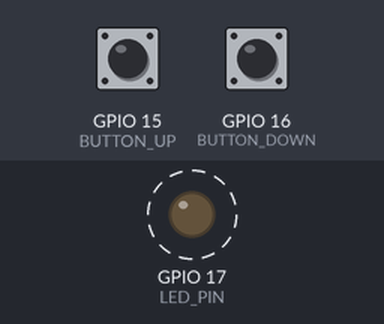
Simulated run of this program. Board: ESP32-S3. On the bench: output pins drawn as LEDs (lit = HIGH). Dashed ring = blinking. The inputs (shaded band) are chosen by the test bench; at power-on: GPIO 15 (BUTTON_UP) HIGH, GPIO 16 (BUTTON_DOWN) HIGH.

Above: at 0.2 s.
Timing chart, 0 to 3.0 s (numbered marks = the images above):
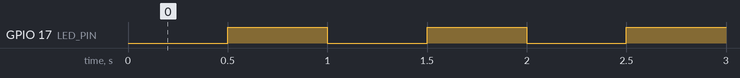

Measured:
- by itself, GPIO 17 (LED_PIN): alternates HIGH for 0.50 s and LOW for 0.50 s

The program:

main.cpp
```cpp
#include <Arduino.h>

#define LED_PIN     17   // Pin del LED
#define BUTTON_UP   15  // Botón para aumentar la velocidad
#define BUTTON_DOWN 16  // Botón para disminuir la velocidad

volatile int blinkInterval = 500; // Intervalo de parpadeo en ms
volatile bool ledState = false;
volatile unsigned long lastPressUp = 0;
volatile unsigned long lastPressDown = 0;

hw_timer_t *timer = NULL;  // Timer de hardware

// Función que se ejecuta en la interrupción del Timer
void IRAM_ATTR onTimer() {
    unsigned long currentMillis = millis();

    // Antirrebote para el botón de subir frecuencia
    if (digitalRead(BUTTON_UP) == LOW && (currentMillis - lastPressUp > 200)) {
        lastPressUp = currentMillis;
        if (blinkInterval > 100) blinkInterval -= 100; // Aumenta la velocidad
    }

    // Antirrebote para el botón de bajar frecuencia
    if (digitalRead(BUTTON_DOWN) == LOW && (currentMillis - lastPressDown > 200)) {
        lastPressDown = currentMillis;
        if (blinkInterval < 2000) blinkInterval += 100; // Disminuye la velocidad
    }

    // Control de parpadeo del LED
    ledState = !ledState;
    digitalWrite(LED_PIN, ledState);

    timerAlarmWrite(timer, blinkInterval * 1000, true); // Actualiza el timer con el nuevo intervalo
}

void setup() {
    Serial.begin(115200);

    pinMode(LED_PIN, OUTPUT);
    pinMode(BUTTON_UP, INPUT_PULLUP);   // Configurar con resistencia pull-up
    pinMode(BUTTON_DOWN, INPUT_PULLUP); // Configurar con resistencia pull-up

    // Configurar Timer
    timer = timerBegin(0, 80, true); // Timer 0, prescaler 80 (1 tick = 1us)
    timerAttachInterrupt(timer, &onTimer, true);
    timerAlarmWrite(timer, blinkInterval * 1000, true); // Iniciar con 500ms
    timerAlarmEnable(timer); // Habilitar la alarma del Timer
}

void loop() {
    // No hacemos nada aquí, todo ocurre en la interrupción del timer
}
```
